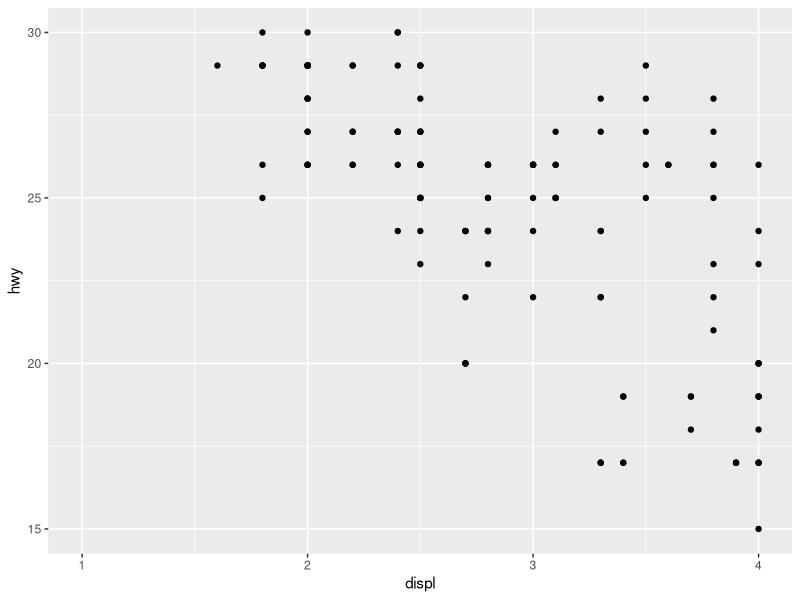
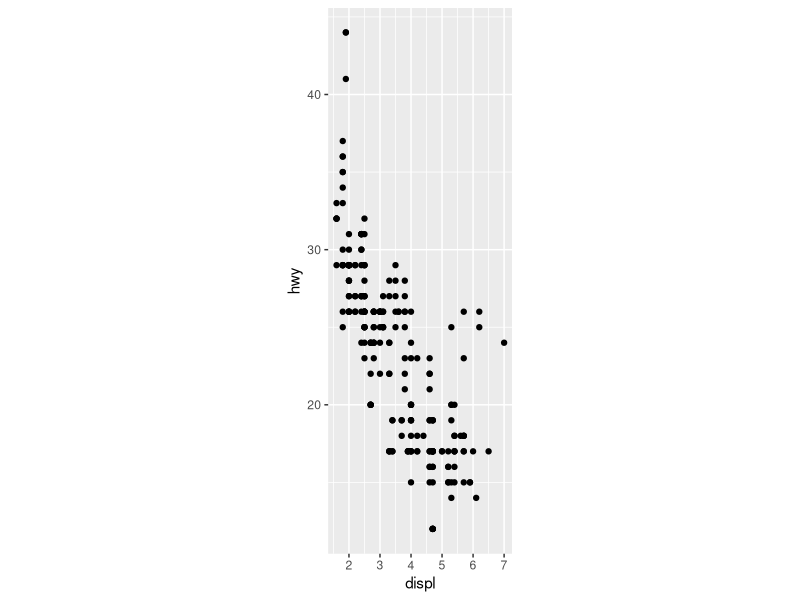
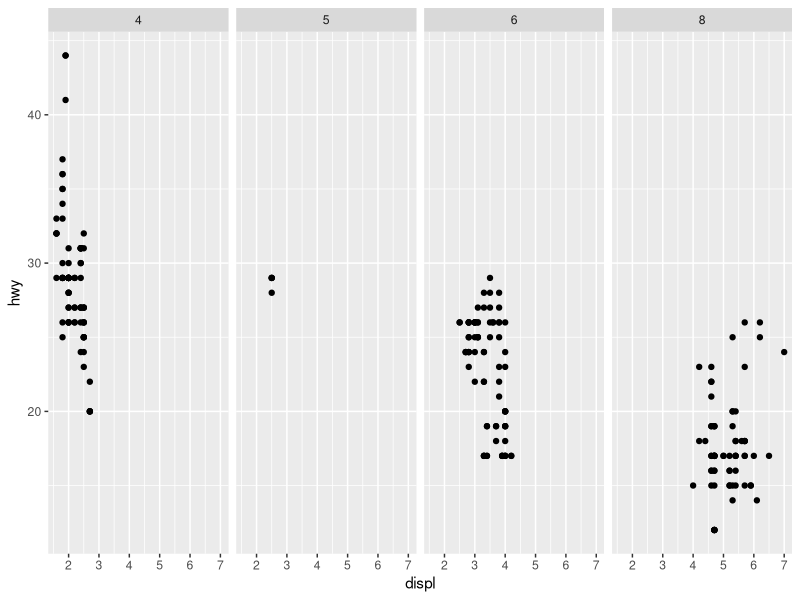
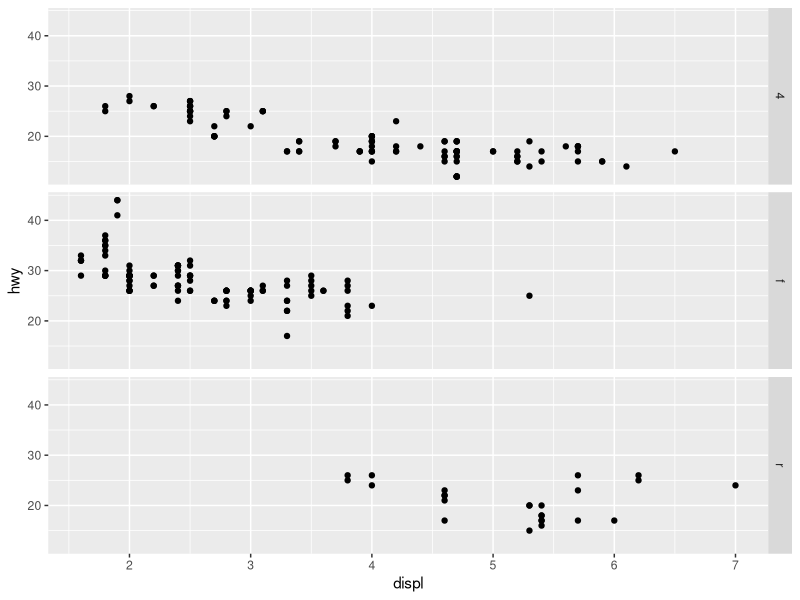
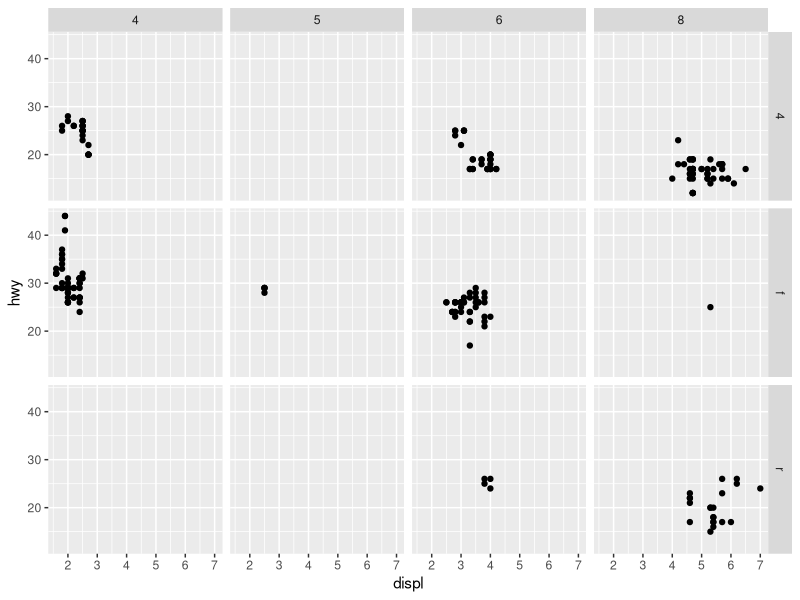

R code for these plots, in order:
library(ggplot2)
r <- ggplot(mpg,aes(x=displ,y=hwy))+geom_point()
r <- r + coord_cartesian(xlim = c(1,4),ylim = c(15,30))
print(r)

r <- ggplot(mpg,aes(x=displ,y=hwy))+geom_point()
r <- r + coord_fixed(ratio=1/2)
print(r)

r <- ggplot(mpg,aes(x=displ,y=hwy))+geom_point()
r <- r + facet_grid(. ~ cyl)
print(r)

r <- ggplot(mpg,aes(x=displ,y=hwy))+geom_point()
r <- r + facet_grid(drv ~ .)
print(r)

r <- ggplot(mpg,aes(x=displ,y=hwy))+geom_point()
r <- r + facet_grid(drv ~ cyl)
print(r)